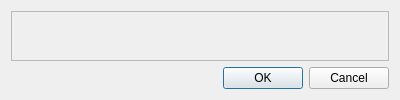
<?xml version="1.0" encoding="UTF-8"?>
<ui version="4.0">
 <class>DialogSecurity</class>
 <widget class="QDialog" name="DialogSecurity">
  <property name="geometry">
   <rect>
    <x>0</x>
    <y>0</y>
    <width>400</width>
    <height>87</height>
   </rect>
  </property>
  <property name="windowTitle">
   <string>Security Settings</string>
  </property>
  <layout class="QGridLayout" name="gridLayout">
   <item row="0" column="0">
    <widget class="QFrame" name="frameFields">
     <property name="minimumSize">
      <size>
       <width>0</width>
       <height>50</height>
      </size>
     </property>
     <property name="frameShape">
      <enum>QFrame::StyledPanel</enum>
     </property>
     <property name="frameShadow">
      <enum>QFrame::Raised</enum>
     </property>
    </widget>
   </item>
   <item row="1" column="0">
    <widget class="QDialogButtonBox" name="buttonBox">
     <property name="orientation">
      <enum>Qt::Horizontal</enum>
     </property>
     <property name="standardButtons">
      <set>QDialogButtonBox::Cancel|QDialogButtonBox::Ok</set>
     </property>
    </widget>
   </item>
  </layout>
 </widget>
 <resources/>
 <connections>
  <connection>
   <sender>buttonBox</sender>
   <signal>accepted()</signal>
   <receiver>DialogSecurity</receiver>
   <slot>accept()</slot>
   <hints>
    <hint type="sourcelabel">
     <x>248</x>
     <y>254</y>
    </hint>
    <hint type="destinationlabel">
     <x>157</x>
     <y>274</y>
    </hint>
   </hints>
  </connection>
  <connection>
   <sender>buttonBox</sender>
   <signal>rejected()</signal>
   <receiver>DialogSecurity</receiver>
   <slot>reject()</slot>
   <hints>
    <hint type="sourcelabel">
     <x>316</x>
     <y>260</y>
    </hint>
    <hint type="destinationlabel">
     <x>286</x>
     <y>274</y>
    </hint>
   </hints>
  </connection>
 </connections>
</ui>
